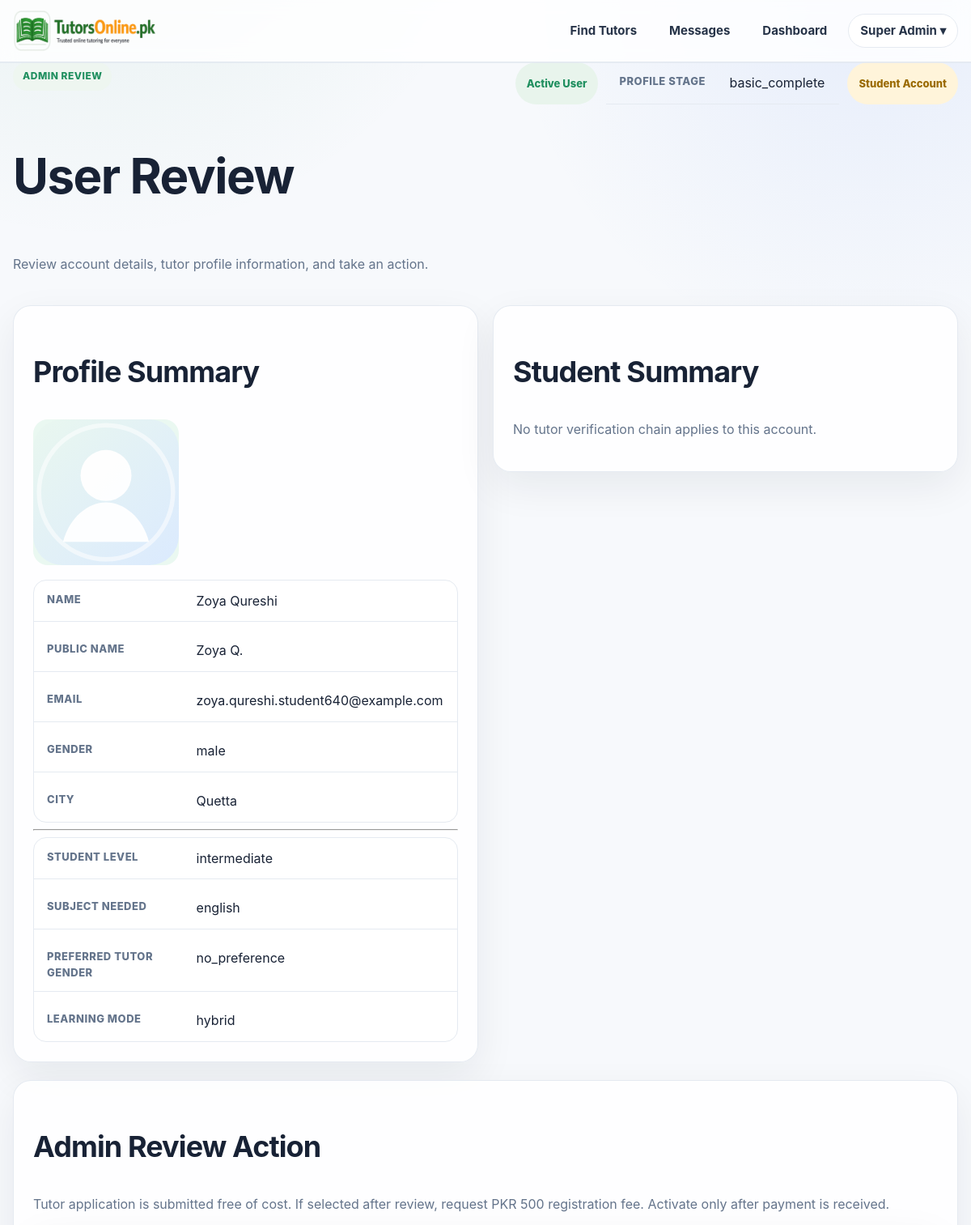
The page /admin/users/21 (signed in, upper part) on the database as committed earlier.
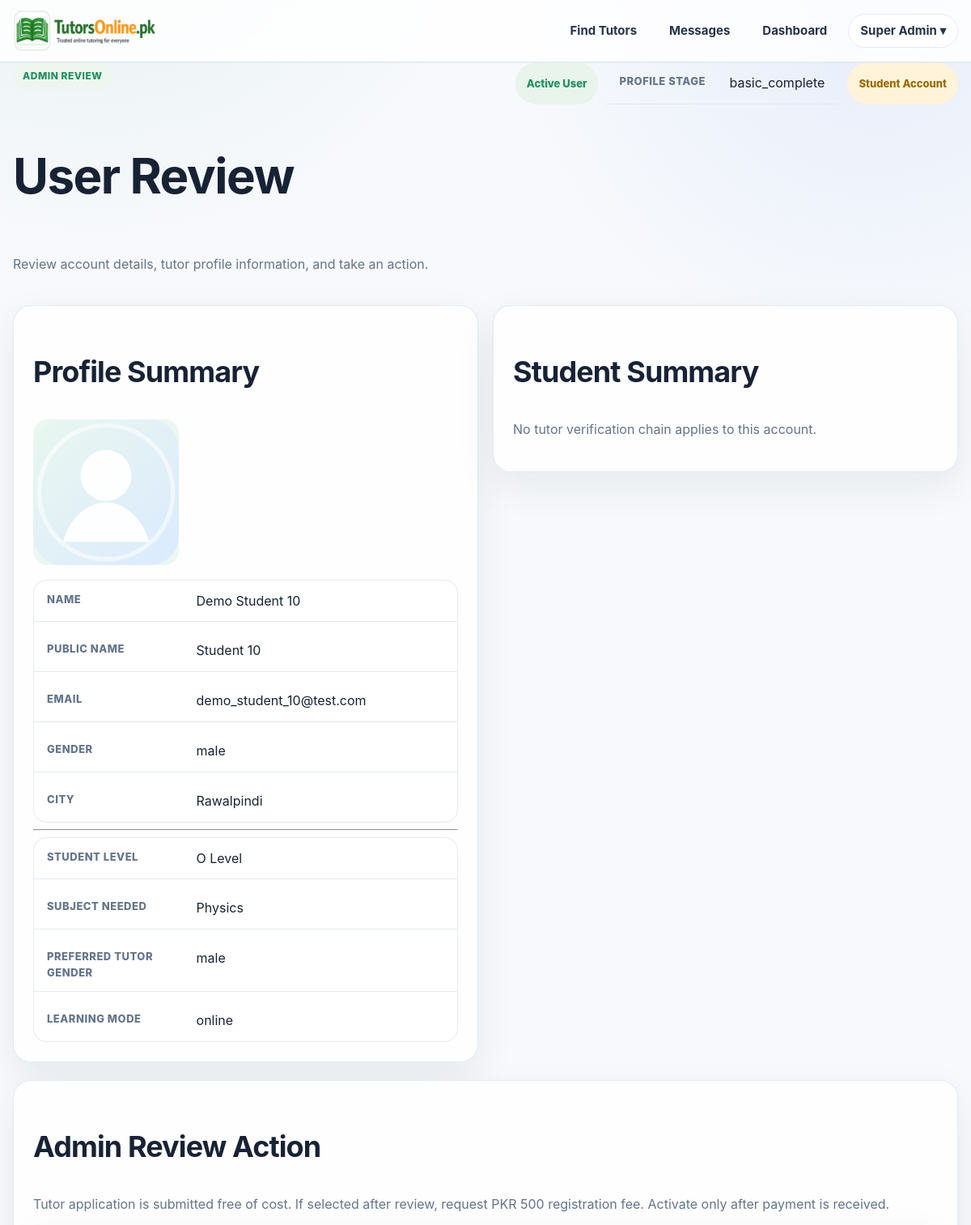
The same page on the database as committed later.
### app.py (models this page shows, shortened)
class User(UserMixin, db.Model):
    id = db.Column(db.Integer, primary_key=True)
    email = db.Column(db.String(120), unique=True, nullable=False)
    password_hash = db.Column(db.String(255), nullable=False)
    role = db.Column(db.String(20), nullable=False, default="student")
    full_name = db.Column(db.String(120), nullable=False)
    public_name = db.Column(db.String(120), nullable=False)
    qualification = db.Column(db.String(120), default="")
    subjects = db.Column(db.String(255), default="")
    class_levels = db.Column(db.String(255), default="")
    experience_years = db.Column(db.Integer, default=0)
    bio = db.Column(db.Text, default="")
    degree_title = db.Column(db.String(255), default="")
    degree_major = db.Column(db.String(255), default="")
    degree_institution = db.Column(db.String(255), default="")
    degree_year = db.Column(db.String(50), default="")
    degree_grade = db.Column(db.String(50), default="")
    previous_path_choice = db.Column(db.String(50), default="")
    mphil_title = db.Column(db.String(255), default="")
    mphil_major = db.Column(db.String(255), default="")
    mphil_institution = db.Column(db.String(255), default="")
    mphil_year = db.Column(db.String(50), default="")
    mphil_grade = db.Column(db.String(50), default="")
    mphil_additional_note = db.Column(db.String(255), default="")
    masters_title = db.Column(db.String(255), default="")
    masters_major = db.Column(db.String(255), default="")
    masters_institution = db.Column(db.String(255), default="")
    masters_year = db.Column(db.String(50), default="")
    masters_grade = db.Column(db.String(50), default="")
    masters_additional_note = db.Column(db.String(255), default="")
    bachelor_title = db.Column(db.String(255), default="")
    bachelor_major = db.Column(db.String(255), default="")
    bachelor_institution = db.Column(db.String(255), default="")
    bachelor_year = db.Column(db.String(50), default="")
    bachelor_grade = db.Column(db.String(50), default="")
    bachelor_additional_note = db.Column(db.String(255), default="")
    inter_program = db.Column(db.String(100), default="")
    inter_institution = db.Column(db.String(255), default="")
    inter_grade = db.Column(db.String(50), default="")
    inter_year = db.Column(db.String(50), default="")
    matric_program = db.Column(db.String(100), default="")
    matric_institution = db.Column(db.String(255), default="")
    matric_grade = db.Column(db.String(50), default="")
    matric_year = db.Column(db.String(50), default="")
    gender = db.Column(db.String(50), default="")
    city = db.Column(db.String(120), default="")
    main_subject = db.Column(db.String(120), default="")
    additional_subjects = db.Column(db.String(255), default="")
    student_level = db.Column(db.String(120), default="")
    student_subject_needed = db.Column(db.String(120), default="")
    preferred_tutor_gender = db.Column(db.String(50), default="")
    learning_mode = db.Column(db.String(50), default="")
    teaching_mode = db.Column(db.String(50), default="")
    hourly_rate = db.Column(db.Integer, default=0)
    mobile_number = db.Column(db.String(40), default="")
    cnic_number = db.Column(db.String(40), default="")
    profile_image = db.Column(db.String(255), default="")
    degree_file = db.Column(db.String(255), default="")
    additional_qualification_level = db.Column(db.String(80), default="")
    additional_qualification_title = db.Column(db.String(255), default="")
    additional_qualification_major = db.Column(db.String(255), default="")
    additional_qualification_institution = db.Column(db.String(255), default="")
    additional_qualification_year = db.Column(db.String(50), default="")
    additional_qualification_grade = db.Column(db.String(50), default="")
    additional_qualification_file = db.Column(db.String(255), default="")
    demo_video_url = db.Column(db.String(255), default="")
    demo_video_file = db.Column(db.String(255), default="")
    modest_profile = db.Column(db.Boolean, default=False)
    audio_only = db.Column(db.Boolean, default=False)
    is_active_user = db.Column(db.Boolean, default=True)
    is_verified_tutor = db.Column(db.Boolean, default=False)
    profile_stage = db.Column(db.String(40), default="basic_complete")
    verification_submitted_at = db.Column(db.DateTime)
    approved_at = db.Column(db.DateTime)
    rejected_at = db.Column(db.DateTime)
    admin_review_note = db.Column(db.Text, default="")
    is_public_tutor = db.Column(db.Boolean, default=False)
    tutor_category = db.Column(db.String(80), default="")
    bonus_credits = db.Column(db.Integer, default=0)
    total_earnings_pkr = db.Column(db.Integer, default=0)
    monthly_earnings_pkr = db.Column(db.Integer, default=0)
    sessions_completed = db.Column(db.Integer, default=0)
    rating_avg = db.Column(db.Float, default=0.0)
    rating_count = db.Column(db.Integer, default=0)
    credits_balance = db.Column(db.Integer, default=0)
    pending_payout_pkr = db.Column(db.Integer, default=0)
    payout_method = db.Column(db.String(30), default="bank")
    payout_account_title = db.Column(db.String(120), default="")
    payout_account_number = db.Column(db.String(120), default="")
    payout_iban = db.Column(db.String(64), default="")
    created_at = db.Column(db.DateTime, default=datetime.utcnow)
    bookings_as_student = db.relationship(
        "Booking",
        backref="student",
        lazy=True,
        foreign_keys="Booking.student_id",
    )
    bookings_as_tutor = db.relationship(
        "Booking",
        backref="tutor",
        lazy=True,
        foreign_keys="Booking.tutor_id",
    )
    @property
    def is_active(self):
        return self.is_active_user

### app.py (the view)
@app.route("/admin/users/<int:user_id>")
@login_required
def admin_user_detail(user_id):
    if current_user.role != "admin":
        return redirect(url_for("dashboard"))
    user = User.query.get_or_404(user_id)
    return render_template("admin_user_detail.html", user=user)

### templates/admin_user_detail.html (shortened to what the changed rows need)
{% extends 'base.html' %}
{% block content %}
<section class="admin-review-shell">
  <div class="admin-review-top">
    <div>
      <h1>User Review</h1>
    </div>
    <div class="admin-status-cluster">
      <span class="admin-status-pill {{ 'is-active' if user.is_active_user else 'is-inactive' }}">
        {{ 'Active User' if user.is_active_user else 'Suspended User' }}
      </span>
      <div class="detail-row">
        <span class="detail-label">Profile Stage</span>
        <span class="detail-value">{{ user.profile_stage or '-' }}</span>
      </div>
      <span class="admin-status-pill {{ 'is-verified' if user.is_verified_tutor else 'is-pending' }}">
        {% if user.role == 'tutor' %}
          {{ 'Verified Tutor' if user.is_verified_tutor else 'Tutor Pending Review' }}
        {% else %}
          Student Account
        {% endif %}
      </span>
    </div>
  </div>
  <div class="grid two admin-review-grid">
    <section class="card admin-review-card">
      <h2>Profile Summary</h2>
      <div class="detail-list">
        <div class="detail-row"><span class="detail-label">Name</span><span class="detail-value">{{ user.full_name }}</span></div>
        <div class="detail-row"><span class="detail-label">Public Name</span><span class="detail-value">{{ user.public_name }}</span></div>
        <div class="detail-row"><span class="detail-label">Email</span><span class="detail-value">{{ user.email }}</span></div>
        <div class="detail-row"><span class="detail-label">Gender</span><span class="detail-value">{{ user.gender or '-' }}</span></div>
        <div class="detail-row"><span class="detail-label">City</span><span class="detail-value">{{ user.city or '-' }}</span></div>
      </div>
      {% if user.role == 'tutor' %}
        <hr>
        <div class="detail-list">
          <div class="detail-row"><span class="detail-label">Qualification</span><span class="detail-value">{{ user.qualification or '-' }}</span></div>
          <div class="detail-row"><span class="detail-label">Main Subjects</span><span class="detail-value">{{ user.main_subject or '-' }}</span></div>
          <div class="detail-row"><span class="detail-label">Additional Subjects</span><span class="detail-value">{{ user.additional_subjects or '-' }}</span></div>
          <div class="detail-row"><span class="detail-label">All Subjects</span><span class="detail-value">{{ user.subjects or '-' }}</span></div>
          <div class="detail-row"><span class="detail-label">Levels</span><span class="detail-value">{{ user.class_levels or '-' }}</span></div>
          <div class="detail-row"><span class="detail-label">Experience</span><span class="detail-value">{{ user.experience_years or 0 }} years</span></div>
          <div class="detail-row"><span class="detail-label">Hourly Rate</span><span class="detail-value">PKR {{ user.hourly_rate or 0 }}</span></div>
          <div class="detail-row"><span class="detail-label">Modest Profile</span><span class="detail-value">{{ 'Yes' if user.modest_profile else 'No' }}</span></div>
          <div class="detail-row"><span class="detail-label">Audio-first</span><span class="detail-value">{{ 'Yes' if user.audio_only else 'No' }}</span></div>
          <div class="detail-row"><span class="detail-label">Demo Video</span><span class="detail-value">{{ 'Submitted' if user.demo_video_url else 'Missing' }}</span></div>
          <div class="detail-row"><span class="detail-label">Degree File</span><span class="detail-value">{{ 'Submitted' if user.degree_file else 'Missing' }}</span></div>
          <div class="detail-row"><span class="detail-label">Rating</span><span class="detail-value">⭐ {{ '%.1f'|format(user.rating_avg or 0) }} ({{ user.rating_count or 0 }} reviews)</span></div>
        </div>
        {% if user.demo_video_url %}
          <div class="admin-link-box">
            <strong>Demo video</strong>
            <a href="{{ user.demo_video_url }}" target="_blank" rel="noopener">Open demo video</a>
          </div>
        {% endif %}
        {% if user.degree_file %}
          <div class="admin-link-box">
            <strong>Degree / certificate</strong>
            <a href="{{ url_for('uploaded_file', filename=user.degree_file) }}" target="_blank">View uploaded document</a>
          </div>
        {% endif %}
        {% if user.additional_qualification_file %}
          <div class="admin-link-box">
            <strong>Additional qualification document</strong>
            <a href="{{ url_for('uploaded_file', filename=user.additional_qualification_file) }}" target="_blank">View uploaded document</a>
          </div>
        {% endif %}
        <div class="admin-bio-box">
          <strong>Bio</strong>
          <p>{{ user.bio or 'No bio added.' }}</p>
        </div>
      {% else %}
        <hr>
        <div class="detail-list">
          <div class="detail-row"><span class="detail-label">Student level</span><span class="detail-value">{{ user.student_level or '-' }}</span></div>
          <div class="detail-row"><span class="detail-label">Subject needed</span><span class="detail-value">{{ user.student_subject_needed or '-' }}</span></div>
          <div class="detail-row"><span class="detail-label">Preferred tutor gender</span><span class="detail-value">{{ user.preferred_tutor_gender or '-' }}</span></div>
          <div class="detail-row"><span class="detail-label">Learning mode</span><span class="detail-value">{{ user.learning_mode or '-' }}</span></div>
        </div>
      {% endif %}
    </section>
    <section class="card admin-review-card">
      {% if user.role == 'tutor' %}
        <h2>Education Chain</h2>
        <div class="detail-list">
          <div class="detail-row"><span class="detail-label">Highest qualification</span><span class="detail-value">{{ user.qualification or '-' }}</span></div>
          <div class="detail-row"><span class="detail-label">Previous path choice</span><span class="detail-value">{{ user.previous_path_choice or '-' }}</span></div>
        </div>
        <div class="admin-bio-box">
          <strong>Highest qualification details</strong>
          <p><strong>Title:</strong> {{ user.degree_title or '-' }}</p>
          <p><strong>Major:</strong> {{ user.degree_major or '-' }}</p>
          <p><strong>Institution:</strong> {{ user.degree_institution or '-' }}</p>
          <p><strong>Year:</strong> {{ user.degree_year or '-' }}</p>
          <p><strong>Grade:</strong> {{ user.degree_grade or '-' }}</p>
        </div>
        {% if user.mphil_title or user.mphil_institution or user.mphil_year or user.mphil_grade %}
        <div class="admin-bio-box">
          <strong>MPhil details</strong>
          <p><strong>Title:</strong> {{ user.mphil_title or '-' }}</p>
          <p><strong>Major:</strong> {{ user.mphil_major or '-' }}</p>
          <p><strong>Institution:</strong> {{ user.mphil_institution or '-' }}</p>
          <p><strong>Year:</strong> {{ user.mphil_year or '-' }}</p>
          <p><strong>Grade:</strong> {{ user.mphil_grade or '-' }}</p>
          <p><strong>Note:</strong> {{ user.mphil_additional_note or '-' }}</p>
        </div>
        {% endif %}
        {% if user.masters_title or user.masters_institution or user.masters_year or user.masters_grade %}
        <div class="admin-bio-box">
          <strong>Master's details</strong>
          <p><strong>Title:</strong> {{ user.masters_title or '-' }}</p>
          <p><strong>Major:</strong> {{ user.masters_major or '-' }}</p>
          <p><strong>Institution:</strong> {{ user.masters_institution or '-' }}</p>
          <p><strong>Year:</strong> {{ user.masters_year or '-' }}</p>
          <p><strong>Grade:</strong> {{ user.masters_grade or '-' }}</p>
          <p><strong>Note:</strong> {{ user.masters_additional_note or '-' }}</p>
        </div>
        {% endif %}
        {% if user.bachelor_title or user.bachelor_institution or user.bachelor_year or user.bachelor_grade %}
        <div class="admin-bio-box">
          <strong>Bachelor's details</strong>
          <p><strong>Title:</strong> {{ user.bachelor_title or '-' }}</p>
          <p><strong>Major:</strong> {{ user.bachelor_major or '-' }}</p>
          <p><strong>Institution:</strong> {{ user.bachelor_institution or '-' }}</p>
          <p><strong>Year:</strong> {{ user.bachelor_year or '-' }}</p>
          <p><strong>Grade:</strong> {{ user.bachelor_grade or '-' }}</p>
          <p><strong>Note:</strong> {{ user.bachelor_additional_note or '-' }}</p>
        </div>
        {% endif %}
        <div class="admin-bio-box">
          <strong>Intermediate</strong>
          <p><strong>Program:</strong> {{ user.inter_program or '-' }}</p>
          <p><strong>Institution:</strong> {{ user.inter_institution or '-' }}</p>
          <p><strong>Grade:</strong> {{ user.inter_grade or '-' }}</p>
          <p><strong>Year:</strong> {{ user.inter_year or '-' }}</p>
        </div>
        <div class="admin-bio-box">
          <strong>Matric</strong>
          <p><strong>Program:</strong> {{ user.matric_program or '-' }}</p>
          <p><strong>Institution:</strong> {{ user.matric_institution or '-' }}</p>
          <p><strong>Grade:</strong> {{ user.matric_grade or '-' }}</p>
          <p><strong>Year:</strong> {{ user.matric_year or '-' }}</p>
        </div>
        {% if user.additional_qualification_level or user.additional_qualification_title %}
        <div class="admin-bio-box">
          <strong>Additional qualification</strong>
          <p><strong>Level:</strong> {{ user.additional_qualification_level or '-' }}</p>
          <p><strong>Title:</strong> {{ user.additional_qualification_title or '-' }}</p>
          <p><strong>Major:</strong> {{ user.additional_qualification_major or '-' }}</p>
          <p><strong>Institution:</strong> {{ user.additional_qualification_institution or '-' }}</p>
          <p><strong>Year:</strong> {{ user.additional_qualification_year or '-' }}</p>
          <p><strong>Grade:</strong> {{ user.additional_qualification_grade or '-' }}</p>
        </div>
        {% endif %}
      {% else %}
        <h2>Student Summary</h2>
      {% endif %}
    </section>
  </div>
  <section class="card admin-review-card">
    <h2>Admin Review Action</h2>
  </section>
</section>
{% endblock %}

Rows that differ between the two databases and show on the page:
changed User "basic_complete": full_name "Zoya Qureshi" → "Demo Student 10"; public_name "Zoya Q." → "Student 10"; email "zoya.qureshi.student640@example.com" → "demo_student_10@test.com"; city "Quetta" → "Rawalpindi"; student_level "intermediate" → "O Level"; student_subject_needed "english" → "Physics"; preferred_tutor_gender "no_preference" → "male"; learning_mode "hybrid" → "online"
